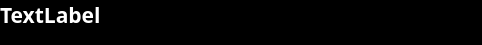
<?xml version="1.0" encoding="UTF-8"?>
<ui version="4.0">
 <class>music_display</class>
 <widget class="QWidget" name="music_display">
  <property name="geometry">
   <rect>
    <x>0</x>
    <y>0</y>
    <width>482</width>
    <height>45</height>
   </rect>
  </property>
  <property name="sizePolicy">
   <sizepolicy hsizetype="Fixed" vsizetype="Fixed">
    <horstretch>0</horstretch>
    <verstretch>0</verstretch>
   </sizepolicy>
  </property>
  <property name="palette">
   <palette>
    <active>
     <colorrole role="WindowText">
      <brush brushstyle="SolidPattern">
       <color alpha="255">
        <red>255</red>
        <green>255</green>
        <blue>255</blue>
       </color>
      </brush>
     </colorrole>
     <colorrole role="Button">
      <brush brushstyle="SolidPattern">
       <color alpha="255">
        <red>0</red>
        <green>0</green>
        <blue>0</blue>
       </color>
      </brush>
     </colorrole>
     <colorrole role="Light">
      <brush brushstyle="SolidPattern">
       <color alpha="255">
        <red>0</red>
        <green>0</green>
        <blue>0</blue>
       </color>
      </brush>
     </colorrole>
     <colorrole role="Midlight">
      <brush brushstyle="SolidPattern">
       <color alpha="255">
        <red>0</red>
        <green>0</green>
        <blue>0</blue>
       </color>
      </brush>
     </colorrole>
     <colorrole role="Dark">
      <brush brushstyle="SolidPattern">
       <color alpha="255">
        <red>0</red>
        <green>0</green>
        <blue>0</blue>
       </color>
      </brush>
     </colorrole>
     <colorrole role="Mid">
      <brush brushstyle="SolidPattern">
       <color alpha="255">
        <red>0</red>
        <green>0</green>
        <blue>0</blue>
       </color>
      </brush>
     </colorrole>
     <colorrole role="Text">
      <brush brushstyle="SolidPattern">
       <color alpha="255">
        <red>255</red>
        <green>255</green>
        <blue>255</blue>
       </color>
      </brush>
     </colorrole>
     <colorrole role="BrightText">
      <brush brushstyle="SolidPattern">
       <color alpha="255">
        <red>255</red>
        <green>255</green>
        <blue>255</blue>
       </color>
      </brush>
     </colorrole>
     <colorrole role="ButtonText">
      <brush brushstyle="SolidPattern">
       <color alpha="255">
        <red>255</red>
        <green>255</green>
        <blue>255</blue>
       </color>
      </brush>
     </colorrole>
     <colorrole role="Base">
      <brush brushstyle="SolidPattern">
       <color alpha="255">
        <red>0</red>
        <green>0</green>
        <blue>0</blue>
       </color>
      </brush>
     </colorrole>
     <colorrole role="Window">
      <brush brushstyle="SolidPattern">
       <color alpha="255">
        <red>0</red>
        <green>0</green>
        <blue>0</blue>
       </color>
      </brush>
     </colorrole>
     <colorrole role="Shadow">
      <brush brushstyle="SolidPattern">
       <color alpha="255">
        <red>0</red>
        <green>0</green>
        <blue>0</blue>
       </color>
      </brush>
     </colorrole>
     <colorrole role="AlternateBase">
      <brush brushstyle="SolidPattern">
       <color alpha="255">
        <red>0</red>
        <green>0</green>
        <blue>0</blue>
       </color>
      </brush>
     </colorrole>
     <colorrole role="ToolTipBase">
      <brush brushstyle="SolidPattern">
       <color alpha="255">
        <red>255</red>
        <green>255</green>
        <blue>220</blue>
       </color>
      </brush>
     </colorrole>
     <colorrole role="ToolTipText">
      <brush brushstyle="SolidPattern">
       <color alpha="255">
        <red>0</red>
        <green>0</green>
        <blue>0</blue>
       </color>
      </brush>
     </colorrole>
    </active>
    <inactive>
     <colorrole role="WindowText">
      <brush brushstyle="SolidPattern">
       <color alpha="255">
        <red>255</red>
        <green>255</green>
        <blue>255</blue>
       </color>
      </brush>
     </colorrole>
     <colorrole role="Button">
      <brush brushstyle="SolidPattern">
       <color alpha="255">
        <red>0</red>
        <green>0</green>
        <blue>0</blue>
       </color>
      </brush>
     </colorrole>
     <colorrole role="Light">
      <brush brushstyle="SolidPattern">
       <color alpha="255">
        <red>0</red>
        <green>0</green>
        <blue>0</blue>
       </color>
      </brush>
     </colorrole>
     <colorrole role="Midlight">
      <brush brushstyle="SolidPattern">
       <color alpha="255">
        <red>0</red>
        <green>0</green>
        <blue>0</blue>
       </color>
      </brush>
     </colorrole>
     <colorrole role="Dark">
      <brush brushstyle="SolidPattern">
       <color alpha="255">
        <red>0</red>
        <green>0</green>
        <blue>0</blue>
       </color>
      </brush>
     </colorrole>
     <colorrole role="Mid">
      <brush brushstyle="SolidPattern">
       <color alpha="255">
        <red>0</red>
        <green>0</green>
        <blue>0</blue>
       </color>
      </brush>
     </colorrole>
     <colorrole role="Text">
      <brush brushstyle="SolidPattern">
       <color alpha="255">
        <red>255</red>
        <green>255</green>
        <blue>255</blue>
       </color>
      </brush>
     </colorrole>
     <colorrole role="BrightText">
      <brush brushstyle="SolidPattern">
       <color alpha="255">
        <red>255</red>
        <green>255</green>
        <blue>255</blue>
       </color>
      </brush>
     </colorrole>
     <colorrole role="ButtonText">
      <brush brushstyle="SolidPattern">
       <color alpha="255">
        <red>255</red>
        <green>255</green>
        <blue>255</blue>
       </color>
      </brush>
     </colorrole>
     <colorrole role="Base">
      <brush brushstyle="SolidPattern">
       <color alpha="255">
        <red>0</red>
        <green>0</green>
        <blue>0</blue>
       </color>
      </brush>
     </colorrole>
     <colorrole role="Window">
      <brush brushstyle="SolidPattern">
       <color alpha="255">
        <red>0</red>
        <green>0</green>
        <blue>0</blue>
       </color>
      </brush>
     </colorrole>
     <colorrole role="Shadow">
      <brush brushstyle="SolidPattern">
       <color alpha="255">
        <red>0</red>
        <green>0</green>
        <blue>0</blue>
       </color>
      </brush>
     </colorrole>
     <colorrole role="AlternateBase">
      <brush brushstyle="SolidPattern">
       <color alpha="255">
        <red>0</red>
        <green>0</green>
        <blue>0</blue>
       </color>
      </brush>
     </colorrole>
     <colorrole role="ToolTipBase">
      <brush brushstyle="SolidPattern">
       <color alpha="255">
        <red>255</red>
        <green>255</green>
        <blue>220</blue>
       </color>
      </brush>
     </colorrole>
     <colorrole role="ToolTipText">
      <brush brushstyle="SolidPattern">
       <color alpha="255">
        <red>0</red>
        <green>0</green>
        <blue>0</blue>
       </color>
      </brush>
     </colorrole>
    </inactive>
    <disabled>
     <colorrole role="WindowText">
      <brush brushstyle="SolidPattern">
       <color alpha="255">
        <red>0</red>
        <green>0</green>
        <blue>0</blue>
       </color>
      </brush>
     </colorrole>
     <colorrole role="Button">
      <brush brushstyle="SolidPattern">
       <color alpha="255">
        <red>0</red>
        <green>0</green>
        <blue>0</blue>
       </color>
      </brush>
     </colorrole>
     <colorrole role="Light">
      <brush brushstyle="SolidPattern">
       <color alpha="255">
        <red>0</red>
        <green>0</green>
        <blue>0</blue>
       </color>
      </brush>
     </colorrole>
     <colorrole role="Midlight">
      <brush brushstyle="SolidPattern">
       <color alpha="255">
        <red>0</red>
        <green>0</green>
        <blue>0</blue>
       </color>
      </brush>
     </colorrole>
     <colorrole role="Dark">
      <brush brushstyle="SolidPattern">
       <color alpha="255">
        <red>0</red>
        <green>0</green>
        <blue>0</blue>
       </color>
      </brush>
     </colorrole>
     <colorrole role="Mid">
      <brush brushstyle="SolidPattern">
       <color alpha="255">
        <red>0</red>
        <green>0</green>
        <blue>0</blue>
       </color>
      </brush>
     </colorrole>
     <colorrole role="Text">
      <brush brushstyle="SolidPattern">
       <color alpha="255">
        <red>0</red>
        <green>0</green>
        <blue>0</blue>
       </color>
      </brush>
     </colorrole>
     <colorrole role="BrightText">
      <brush brushstyle="SolidPattern">
       <color alpha="255">
        <red>255</red>
        <green>255</green>
        <blue>255</blue>
       </color>
      </brush>
     </colorrole>
     <colorrole role="ButtonText">
      <brush brushstyle="SolidPattern">
       <color alpha="255">
        <red>0</red>
        <green>0</green>
        <blue>0</blue>
       </color>
      </brush>
     </colorrole>
     <colorrole role="Base">
      <brush brushstyle="SolidPattern">
       <color alpha="255">
        <red>0</red>
        <green>0</green>
        <blue>0</blue>
       </color>
      </brush>
     </colorrole>
     <colorrole role="Window">
      <brush brushstyle="SolidPattern">
       <color alpha="255">
        <red>0</red>
        <green>0</green>
        <blue>0</blue>
       </color>
      </brush>
     </colorrole>
     <colorrole role="Shadow">
      <brush brushstyle="SolidPattern">
       <color alpha="255">
        <red>0</red>
        <green>0</green>
        <blue>0</blue>
       </color>
      </brush>
     </colorrole>
     <colorrole role="AlternateBase">
      <brush brushstyle="SolidPattern">
       <color alpha="255">
        <red>0</red>
        <green>0</green>
        <blue>0</blue>
       </color>
      </brush>
     </colorrole>
     <colorrole role="ToolTipBase">
      <brush brushstyle="SolidPattern">
       <color alpha="255">
        <red>255</red>
        <green>255</green>
        <blue>220</blue>
       </color>
      </brush>
     </colorrole>
     <colorrole role="ToolTipText">
      <brush brushstyle="SolidPattern">
       <color alpha="255">
        <red>0</red>
        <green>0</green>
        <blue>0</blue>
       </color>
      </brush>
     </colorrole>
    </disabled>
   </palette>
  </property>
  <property name="acceptDrops">
   <bool>false</bool>
  </property>
  <property name="windowTitle">
   <string>Form</string>
  </property>
  <widget class="QLabel" name="music_name">
   <property name="geometry">
    <rect>
     <x>0</x>
     <y>0</y>
     <width>481</width>
     <height>41</height>
    </rect>
   </property>
   <property name="font">
    <font>
     <family>微軟正黑體</family>
     <pointsize>16</pointsize>
     <weight>75</weight>
     <bold>true</bold>
    </font>
   </property>
   <property name="text">
    <string>TextLabel</string>
   </property>
   <property name="alignment">
    <set>Qt::AlignLeading|Qt::AlignLeft|Qt::AlignTop</set>
   </property>
  </widget>
 </widget>
 <resources/>
 <connections/>
</ui>
